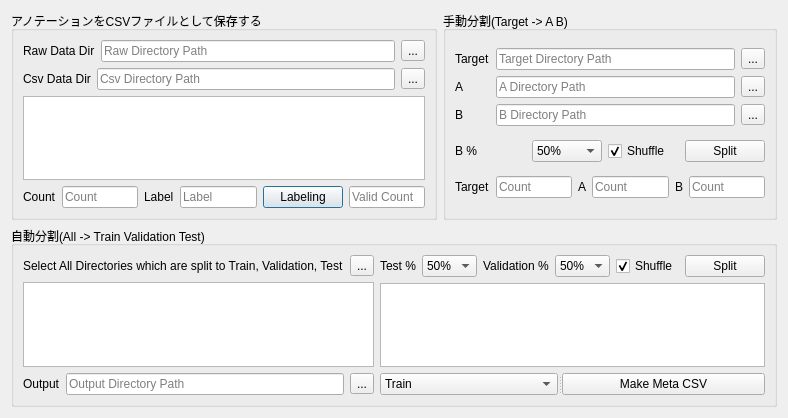
<?xml version="1.0" encoding="UTF-8"?>
<ui version="4.0">
 <class>DatasetDialog</class>
 <widget class="QDialog" name="DatasetDialog">
  <property name="geometry">
   <rect>
    <x>0</x>
    <y>0</y>
    <width>731</width>
    <height>418</height>
   </rect>
  </property>
  <property name="windowTitle">
   <string>DatasetDialog</string>
  </property>
  <layout class="QVBoxLayout" name="verticalLayout_2">
   <item>
    <layout class="QHBoxLayout" name="horizontalLayout_15">
     <item>
      <widget class="QGroupBox" name="grp_Numerical_Labeling">
       <property name="title">
        <string>アノテーションをCSVファイルとして保存する</string>
       </property>
       <layout class="QHBoxLayout" name="horizontalLayout_4">
        <item>
         <layout class="QVBoxLayout" name="verticalLayout">
          <item>
           <layout class="QHBoxLayout" name="horizontalLayout_2">
            <item>
             <widget class="QLabel" name="lbl_Raw_Data_Dir">
              <property name="text">
               <string>Raw Data Dir</string>
              </property>
             </widget>
            </item>
            <item>
             <widget class="QLineEdit" name="lEdit_Raw_Data_Dir">
              <property name="placeholderText">
               <string>Raw Directory Path</string>
              </property>
             </widget>
            </item>
            <item>
             <widget class="QToolButton" name="tBtn_Raw_Data_Dir">
              <property name="text">
               <string>...</string>
              </property>
             </widget>
            </item>
           </layout>
          </item>
          <item>
           <layout class="QHBoxLayout" name="horizontalLayout_3">
            <item>
             <widget class="QLabel" name="lbl_Csv_Data_Dir">
              <property name="text">
               <string>Csv Data Dir</string>
              </property>
             </widget>
            </item>
            <item>
             <widget class="QLineEdit" name="lEdit_Csv_Data_Dir">
              <property name="placeholderText">
               <string>Csv Directory Path</string>
              </property>
             </widget>
            </item>
            <item>
             <widget class="QToolButton" name="tBtn_Csv_Data_Dir">
              <property name="text">
               <string>...</string>
              </property>
             </widget>
            </item>
           </layout>
          </item>
          <item>
           <widget class="QTableWidget" name="tableWidget_Raw_Data_Dir">
            <property name="horizontalScrollBarPolicy">
             <enum>Qt::ScrollBarAlwaysOff</enum>
            </property>
           </widget>
          </item>
          <item>
           <layout class="QHBoxLayout" name="horizontalLayout">
            <item>
             <widget class="QLabel" name="lbl_Raw_Data_Count">
              <property name="text">
               <string>Count</string>
              </property>
             </widget>
            </item>
            <item>
             <widget class="QLineEdit" name="lEdit_Raw_Data_Count">
              <property name="readOnly">
               <bool>true</bool>
              </property>
              <property name="placeholderText">
               <string>Count</string>
              </property>
             </widget>
            </item>
            <item>
             <widget class="QLabel" name="lbl_Raw_Data_Label">
              <property name="text">
               <string>Label</string>
              </property>
             </widget>
            </item>
            <item>
             <widget class="QLineEdit" name="lEdit_Raw_Data_Label">
              <property name="placeholderText">
               <string>Label</string>
              </property>
             </widget>
            </item>
            <item>
             <widget class="QPushButton" name="pBtn_Labeling">
              <property name="text">
               <string>Labeling</string>
              </property>
             </widget>
            </item>
            <item>
             <widget class="QLineEdit" name="lEdit_Valid_Raw_Data_Count">
              <property name="readOnly">
               <bool>true</bool>
              </property>
              <property name="placeholderText">
               <string>Valid Count</string>
              </property>
             </widget>
            </item>
           </layout>
          </item>
         </layout>
        </item>
       </layout>
      </widget>
     </item>
     <item>
      <widget class="QGroupBox" name="grp_Split_Train">
       <property name="title">
        <string>手動分割(Target -&gt; A B)</string>
       </property>
       <layout class="QVBoxLayout" name="verticalLayout_5">
        <item>
         <layout class="QGridLayout" name="gridLayout_3">
          <item row="0" column="0">
           <widget class="QLabel" name="lbl_Target_Directory_Path">
            <property name="text">
             <string>Target</string>
            </property>
           </widget>
          </item>
          <item row="0" column="1">
           <widget class="QLineEdit" name="lEdit_Target_Directory_Path">
            <property name="readOnly">
             <bool>false</bool>
            </property>
            <property name="placeholderText">
             <string>Target Directory Path</string>
            </property>
           </widget>
          </item>
          <item row="0" column="2">
           <widget class="QToolButton" name="tBtn_Target_Directory_Path">
            <property name="text">
             <string>...</string>
            </property>
           </widget>
          </item>
          <item row="1" column="0">
           <widget class="QLabel" name="lbl_A_Directory_Path">
            <property name="text">
             <string>A</string>
            </property>
           </widget>
          </item>
          <item row="1" column="1">
           <widget class="QLineEdit" name="lEdit_A_Directory_Path">
            <property name="readOnly">
             <bool>false</bool>
            </property>
            <property name="placeholderText">
             <string>A Directory Path</string>
            </property>
           </widget>
          </item>
          <item row="1" column="2">
           <widget class="QToolButton" name="tBtn_A_Directory_Path">
            <property name="text">
             <string>...</string>
            </property>
           </widget>
          </item>
          <item row="2" column="0">
           <widget class="QLabel" name="lbl_B_Directory_Path">
            <property name="text">
             <string>B</string>
            </property>
           </widget>
          </item>
          <item row="2" column="1">
           <widget class="QLineEdit" name="lEdit_B_Directory_Path">
            <property name="readOnly">
             <bool>false</bool>
            </property>
            <property name="placeholderText">
             <string>B Directory Path</string>
            </property>
           </widget>
          </item>
          <item row="2" column="2">
           <widget class="QToolButton" name="tBtn_B_Directory_Path">
            <property name="text">
             <string>...</string>
            </property>
           </widget>
          </item>
         </layout>
        </item>
        <item>
         <layout class="QHBoxLayout" name="horizontalLayout_12">
          <item>
           <widget class="QLabel" name="lbl_B_Percentage">
            <property name="text">
             <string>B %</string>
            </property>
           </widget>
          </item>
          <item>
           <widget class="QComboBox" name="cBox_B_Percentage">
            <property name="currentIndex">
             <number>4</number>
            </property>
            <item>
             <property name="text">
              <string>90%</string>
             </property>
            </item>
            <item>
             <property name="text">
              <string>80%</string>
             </property>
            </item>
            <item>
             <property name="text">
              <string>70%</string>
             </property>
            </item>
            <item>
             <property name="text">
              <string>60%</string>
             </property>
            </item>
            <item>
             <property name="text">
              <string>50%</string>
             </property>
            </item>
            <item>
             <property name="text">
              <string>40%</string>
             </property>
            </item>
            <item>
             <property name="text">
              <string>30%</string>
             </property>
            </item>
            <item>
             <property name="text">
              <string>20%</string>
             </property>
            </item>
            <item>
             <property name="text">
              <string>10%</string>
             </property>
            </item>
           </widget>
          </item>
          <item>
           <widget class="QCheckBox" name="chBox_Manual_Shuffle">
            <property name="text">
             <string>Shuffle</string>
            </property>
            <property name="checked">
             <bool>true</bool>
            </property>
           </widget>
          </item>
          <item>
           <widget class="QPushButton" name="pBtn_Split_Target_To_A_B">
            <property name="text">
             <string>Split</string>
            </property>
           </widget>
          </item>
         </layout>
        </item>
        <item>
         <layout class="QHBoxLayout" name="horizontalLayout_11">
          <item>
           <widget class="QLabel" name="lbl_Target_Num">
            <property name="text">
             <string>Target</string>
            </property>
           </widget>
          </item>
          <item>
           <widget class="QLineEdit" name="lEdit_Target_Num">
            <property name="placeholderText">
             <string>Count</string>
            </property>
           </widget>
          </item>
          <item>
           <widget class="QLabel" name="lbl_A_Num">
            <property name="text">
             <string>A</string>
            </property>
           </widget>
          </item>
          <item>
           <widget class="QLineEdit" name="lEdit_A_Num">
            <property name="readOnly">
             <bool>true</bool>
            </property>
            <property name="placeholderText">
             <string>Count</string>
            </property>
           </widget>
          </item>
          <item>
           <widget class="QLabel" name="lbl_B_Num">
            <property name="text">
             <string>B</string>
            </property>
           </widget>
          </item>
          <item>
           <widget class="QLineEdit" name="lEdit_B_Num">
            <property name="readOnly">
             <bool>true</bool>
            </property>
            <property name="placeholderText">
             <string>Count</string>
            </property>
           </widget>
          </item>
         </layout>
        </item>
       </layout>
      </widget>
     </item>
    </layout>
   </item>
   <item>
    <widget class="QGroupBox" name="grp_Split_All">
     <property name="title">
      <string>自動分割(All -&gt; Train Validation Test)</string>
     </property>
     <layout class="QHBoxLayout" name="horizontalLayout_13">
      <item>
       <layout class="QVBoxLayout" name="verticalLayout_4">
        <item>
         <layout class="QHBoxLayout" name="horizontalLayout_9">
          <item>
           <widget class="QLabel" name="lbl_All_Directory">
            <property name="text">
             <string>Select All Directories which are split to Train, Validation, Test</string>
            </property>
           </widget>
          </item>
          <item>
           <widget class="QToolButton" name="tBtn_All_Directory">
            <property name="text">
             <string>...</string>
            </property>
           </widget>
          </item>
         </layout>
        </item>
        <item>
         <widget class="QTableWidget" name="tableWidget_All_Directory">
          <property name="horizontalScrollBarPolicy">
           <enum>Qt::ScrollBarAlwaysOff</enum>
          </property>
         </widget>
        </item>
        <item>
         <layout class="QHBoxLayout" name="horizontalLayout_5">
          <item>
           <widget class="QLabel" name="lbl_Output_Directory">
            <property name="text">
             <string>Output</string>
            </property>
           </widget>
          </item>
          <item>
           <widget class="QLineEdit" name="lEdit_Output_Directory_Path">
            <property name="placeholderText">
             <string>Output Directory Path</string>
            </property>
           </widget>
          </item>
          <item>
           <widget class="QToolButton" name="tBtn_Output_Directory">
            <property name="text">
             <string>...</string>
            </property>
           </widget>
          </item>
         </layout>
        </item>
       </layout>
      </item>
      <item>
       <layout class="QVBoxLayout" name="verticalLayout_9">
        <item>
         <layout class="QHBoxLayout" name="horizontalLayout_10">
          <item>
           <widget class="QLabel" name="lbl_Test_Percentage">
            <property name="text">
             <string>Test %</string>
            </property>
           </widget>
          </item>
          <item>
           <widget class="QComboBox" name="cBox_Test_Percentage">
            <property name="currentIndex">
             <number>4</number>
            </property>
            <item>
             <property name="text">
              <string>90%</string>
             </property>
            </item>
            <item>
             <property name="text">
              <string>80%</string>
             </property>
            </item>
            <item>
             <property name="text">
              <string>70%</string>
             </property>
            </item>
            <item>
             <property name="text">
              <string>60%</string>
             </property>
            </item>
            <item>
             <property name="text">
              <string>50%</string>
             </property>
            </item>
            <item>
             <property name="text">
              <string>40%</string>
             </property>
            </item>
            <item>
             <property name="text">
              <string>30%</string>
             </property>
            </item>
            <item>
             <property name="text">
              <string>20%</string>
             </property>
            </item>
            <item>
             <property name="text">
              <string>10%</string>
             </property>
            </item>
           </widget>
          </item>
          <item>
           <widget class="QLabel" name="lbl_Validation_Percentage">
            <property name="text">
             <string>Validation %</string>
            </property>
           </widget>
          </item>
          <item>
           <widget class="QComboBox" name="cBox_Validation_Percentage">
            <property name="currentIndex">
             <number>4</number>
            </property>
            <item>
             <property name="text">
              <string>90%</string>
             </property>
            </item>
            <item>
             <property name="text">
              <string>80%</string>
             </property>
            </item>
            <item>
             <property name="text">
              <string>70%</string>
             </property>
            </item>
            <item>
             <property name="text">
              <string>60%</string>
             </property>
            </item>
            <item>
             <property name="text">
              <string>50%</string>
             </property>
            </item>
            <item>
             <property name="text">
              <string>40%</string>
             </property>
            </item>
            <item>
             <property name="text">
              <string>30%</string>
             </property>
            </item>
            <item>
             <property name="text">
              <string>20%</string>
             </property>
            </item>
            <item>
             <property name="text">
              <string>10%</string>
             </property>
            </item>
           </widget>
          </item>
          <item>
           <widget class="QCheckBox" name="chBox_Auto_Shuffle">
            <property name="text">
             <string>Shuffle</string>
            </property>
            <property name="checked">
             <bool>true</bool>
            </property>
           </widget>
          </item>
          <item>
           <widget class="QPushButton" name="pBtn_Split_All_To_Train_Validation_Test">
            <property name="text">
             <string>Split</string>
            </property>
           </widget>
          </item>
         </layout>
        </item>
        <item>
         <widget class="QTableWidget" name="tableWidget_Train_Validation_Test">
          <property name="horizontalScrollBarPolicy">
           <enum>Qt::ScrollBarAlwaysOff</enum>
          </property>
         </widget>
        </item>
        <item>
         <widget class="QSplitter" name="splitter">
          <property name="orientation">
           <enum>Qt::Horizontal</enum>
          </property>
          <widget class="QComboBox" name="cBox_Dataset_Type">
           <item>
            <property name="text">
             <string>Train</string>
            </property>
           </item>
           <item>
            <property name="text">
             <string>Validation</string>
            </property>
           </item>
           <item>
            <property name="text">
             <string>Test</string>
            </property>
           </item>
          </widget>
          <widget class="QPushButton" name="pBtn_Make_Meta_CSV">
           <property name="text">
            <string>Make Meta CSV</string>
           </property>
          </widget>
         </widget>
        </item>
       </layout>
      </item>
     </layout>
    </widget>
   </item>
  </layout>
 </widget>
 <resources/>
 <connections/>
</ui>
